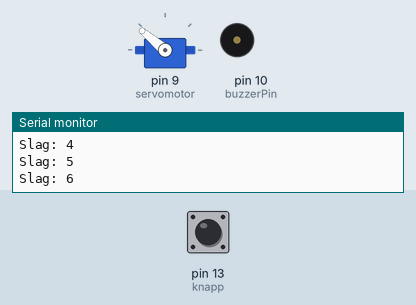
A sketch run on a simulated Arduino Uno, built with avr-gcc and run on an emulated ATmega328P. Parts: servo, buzzer (waves = sounding, pin HIGH), the last lines printed to the serial monitor. Inputs (shaded band) come from the test bench; at power-on: pin 13 (knapp) HIGH. Random numbers use the default seed unless the sketch sets one.

Above: at 7.2 s.
7.3 s: pin 13 (knapp) pulled LOW for 0.15 s
At 10.3 s:
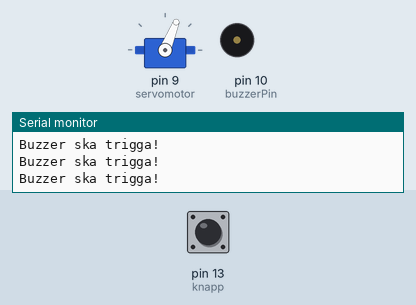
10.4 s: pin 13 (knapp) pulled LOW for 1 s
At 14.2 s:
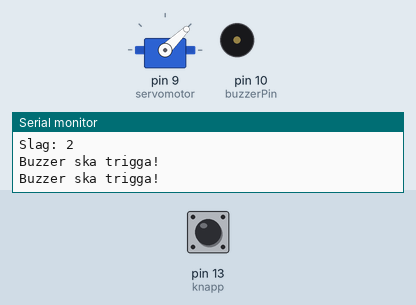
14.4 s: pin 13 (knapp) pulled LOW for 3.2 s
At 18.6 s:
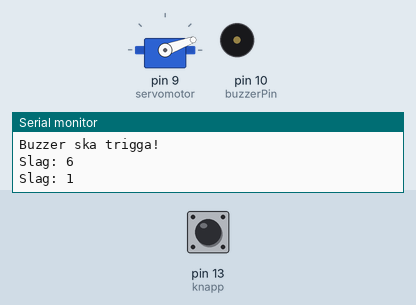
20.6 s: pin 13 (knapp) pulled LOW for 0.15 s
At 22.51 s:
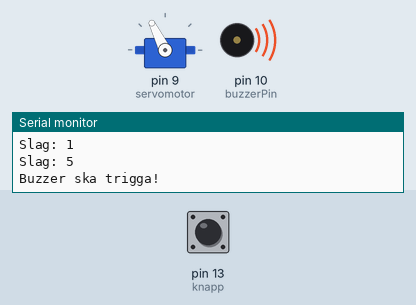
23.7 s: pin 13 (knapp) pulled LOW for 1 s
At 26.46 s:
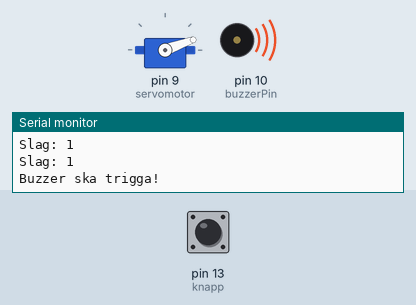
Timing chart, 0 to 28.0 s (numbered marks = the images above; inputs shaded):
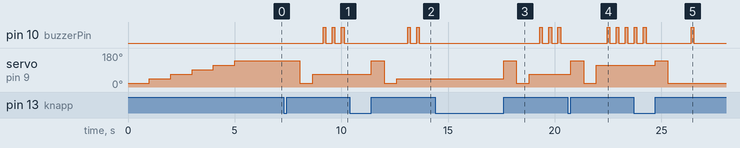

Measured:
- after the input at 7.3 s, pin 10 (buzzerPin): alternates HIGH for 0.13 s and LOW for 0.30 s, starting after 1.9 s; servo on pin 9 (servomotor): 140° → 20° after 0.75 s, → 68° 0.60 s later
- after the input at 10.4 s, pin 10 (buzzerPin): alternates HIGH for 0.13 s and LOW for 0.30 s, 4 changes in all, then stays LOW, starting after 2.7 s; servo on pin 9 (servomotor): 68° → 140° after 1.0 s, → 20° 0.60 s later, → 44° 0.60 s later
- after the input at 14.4 s, pin 10 (buzzerPin): alternates HIGH for 0.13 s and LOW for 0.30 s, starting after 4.9 s; servo on pin 9 (servomotor): 44° → 140° after 3.2 s, → 20° 0.60 s later, → 68° 0.60 s later
- after the input at 20.6 s, pin 10 (buzzerPin): alternates HIGH for 0.13 s and LOW for 0.30 s, starting after 1.9 s; servo on pin 9 (servomotor): 68° → 140° after 0.15 s, → 20° 0.60 s later, → 116° 0.60 s later
- after the input at 23.7 s, servo on pin 9 (servomotor): 116° → 140° after 1.0 s, → 20° 0.60 s later

The sketch:

rollDiceBuzzer.ino
```cpp
/* Kjell.com - Hur funkar Arduino?, Sida 158

Slå en "tärning" med en knapp
Tärningen är en servomotor som sätts till randomiserad
position 1-6

Buzzer ska ange vilket värde tärningen angav
*/

#include <Button.h>
#include <Servo.h>

void upDown();
void setDice(int num, bool buzz);
const byte buzzerPin = 10;

//Button-objekt på pin 13
Button knapp(13);

//Servo-motorobjekt
Servo servomotor;

void setup(){
	Serial.begin(9600);
	pinMode(buzzerPin, OUTPUT);
	//Starta knapp
	knapp.begin();
	//Sätter servomotor till pin 9
	servomotor.attach(9);
	//Seed för randomfunktionen
	randomSeed(analogRead(0));
	//Servo till position 0
	servomotor.write(0);
	//Flyttar servo till tärningspositioner för kalibrering
	for(int i=1;i<7;i++){
		setDice(i, false);
		delay(1000);
	}
}

void loop(){
	//Rulla tärning
	if(knapp.released()){
		upDown();
		//Sista argumentet avgör om buzzer ska ge feedback
		setDice(random(1,7), 1);
		}
}

/* void upDown()
Sätter servo (tärning) till position 6 -> 1
behövs för att indikera att nytt slag gjorts
annars kommer tärningen stanna på samma position om det blir
samma randomiserade värde två eller flera gånger i rad */
void upDown(){
	setDice(6, 0);
	delay(600);
	setDice(1, 0);
	delay(600);
};

void setDice(int num, bool buzz){
	Serial.print("Slag: ");
	Serial.println(num);
	//Mappa tärningsvärden 1-6 med servopositioner
	int servoPos = map(num, 1 ,6, 20, 140);
	servomotor.write(servoPos);
	if(buzz){
		delay(500);
		while(num){
			Serial.println("Buzzer ska trigga!");
			digitalWrite(buzzerPin, 1);
			delay(125);
			digitalWrite(buzzerPin, 0);
			delay(300);
			num--;
			}
	}
}
```
